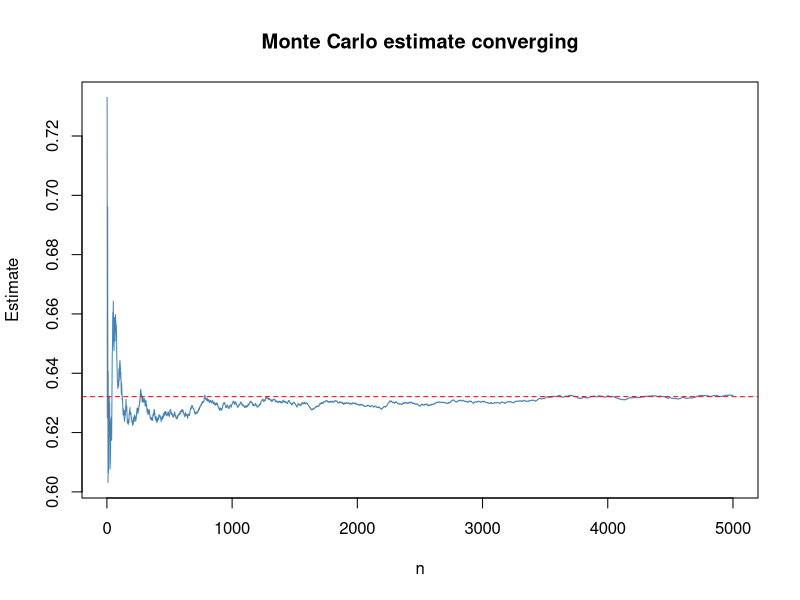
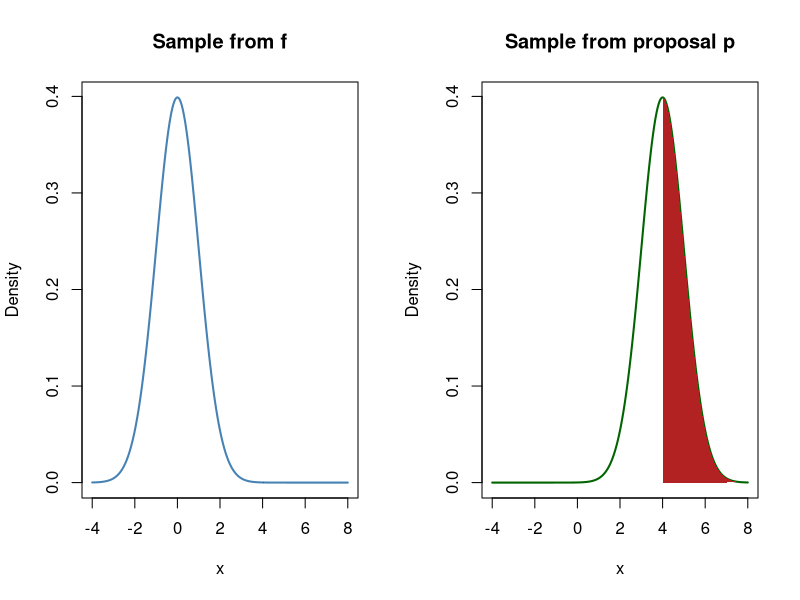

Source code (R) for these figures, in order:
## ---- chunk 1
knitr::opts_chunk$set(echo = TRUE, warning = FALSE, message = FALSE,
                      fig.align = "center", fig.width = 7, fig.height = 4)
set.seed(123)
## ---- chunk 2
n <- 10000
x <- runif(n)                 # random points on [0, 1]
g <- exp(-x)

est <- mean(g)
se  <- sd(g) / sqrt(n)
c(estimate = est, se = se, lower = est - 1.96 * se, upper = est + 1.96 * se,
  truth = 1 - exp(-1))
## ---- chunk 3
n <- 5000
g <- exp(-runif(n))
running <- cumsum(g) / seq_len(n)

plot(running, type = "l", col = "steelblue", xlab = "n", ylab = "Estimate",
     main = "Monte Carlo estimate converging")
abline(h = 1 - exp(-1), col = "red", lty = 2)
## ---- chunk 4
n <- 100000
u1 <- runif(n)
u2 <- runif(n)

hit <- (u1 + u2) > 1.5        # TRUE/FALSE for each draw
c(estimate = mean(hit), se = sd(hit) / sqrt(n), truth = 0.125)
## ---- chunk 5
n <- 10000
a <- 4

# Plain Monte Carlo
x <- rnorm(n)
g_naive <- as.numeric(x > a)

# Importance sampling
y <- rnorm(n, mean = a)                 # draw from p = N(4, 1)
w <- dnorm(y) / dnorm(y, mean = a)      # w = f / p
g_is <- (y > a) * w

data.frame(
  method   = c("Plain MC", "Importance"),
  estimate = c(mean(g_naive), mean(g_is)),
  se       = c(sd(g_naive) / sqrt(n), sd(g_is) / sqrt(n)),
  truth    = 1 - pnorm(a)
)
## ---- chunk 6
xs <- seq(-4, 8, length.out = 400)
par(mfrow = c(1, 2))
plot(xs, dnorm(xs), type = "l", col = "steelblue", lwd = 2,
     xlab = "x", ylab = "Density", main = "Sample from f")
polygon(c(a, xs[xs >= a]), c(0, dnorm(xs[xs >= a])), col = "firebrick", border = NA)
plot(xs, dnorm(xs, a), type = "l", col = "darkgreen", lwd = 2,
     xlab = "x", ylab = "Density", main = "Sample from proposal p")
polygon(c(a, xs[xs >= a]), c(0, dnorm(xs[xs >= a], a)), col = "firebrick", border = NA)
## ---- chunk 7
w_all <- w * (y > a)                    # weights on the draws that matter
c(n = n, n_eff = sum(w_all)^2 / sum(w_all^2))
## ---- chunk 8
n <- 50000
y <- rnorm(n, 0, 2)                       # draws from p
w <- exp(-y^2 / 2) / dnorm(y, 0, 2)       # unnormalized weights

sum(y^2 * w) / sum(w)                     # SNIS estimate (truth = 1)
